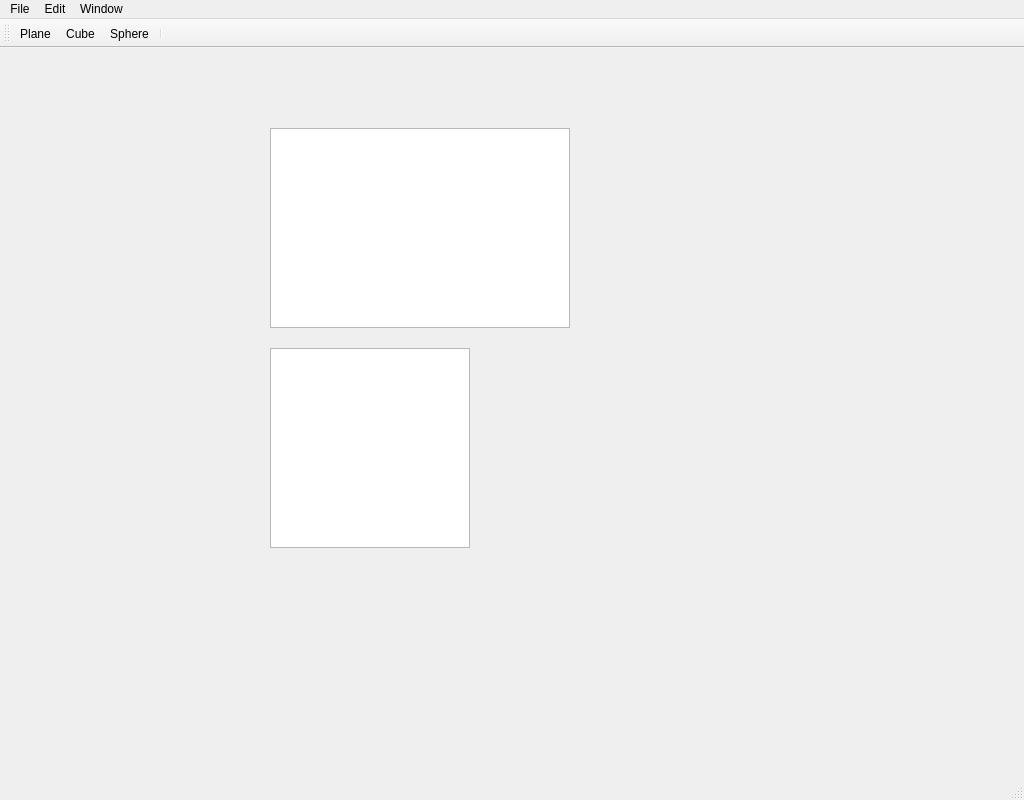
<?xml version="1.0" encoding="UTF-8"?>
<ui version="4.0">
 <class>MaterialEdit</class>
 <widget class="QMainWindow" name="MaterialEdit">
  <property name="geometry">
   <rect>
    <x>0</x>
    <y>0</y>
    <width>1024</width>
    <height>800</height>
   </rect>
  </property>
  <property name="windowTitle">
   <string>Material Editor</string>
  </property>
  <widget class="QToolWindowManager" name="centralwidget">
   <widget class="PropertyEditor" name="treeView">
    <property name="geometry">
     <rect>
      <x>270</x>
      <y>80</y>
      <width>300</width>
      <height>200</height>
     </rect>
    </property>
    <property name="minimumSize">
     <size>
      <width>300</width>
      <height>200</height>
     </size>
    </property>
   </widget>
   <widget class="ComponentBrowser" name="components" native="true">
    <property name="geometry">
     <rect>
      <x>40</x>
      <y>300</y>
      <width>200</width>
      <height>200</height>
     </rect>
    </property>
    <property name="minimumSize">
     <size>
      <width>200</width>
      <height>200</height>
     </size>
    </property>
   </widget>
   <widget class="QTextEdit" name="textEdit">
    <property name="geometry">
     <rect>
      <x>270</x>
      <y>300</y>
      <width>200</width>
      <height>200</height>
     </rect>
    </property>
    <property name="minimumSize">
     <size>
      <width>200</width>
      <height>200</height>
     </size>
    </property>
   </widget>
   <widget class="SchemeEditor" name="schemeWidget" native="true">
    <property name="geometry">
     <rect>
      <x>20</x>
      <y>80</y>
      <width>231</width>
      <height>191</height>
     </rect>
    </property>
   </widget>
  </widget>
  <widget class="QMenuBar" name="menubar">
   <property name="geometry">
    <rect>
     <x>0</x>
     <y>0</y>
     <width>1024</width>
     <height>21</height>
    </rect>
   </property>
   <widget class="QMenu" name="menuEdit">
    <property name="title">
     <string>Edit</string>
    </property>
    <addaction name="actionPlane"/>
    <addaction name="actionCube"/>
    <addaction name="actionSphere"/>
   </widget>
   <widget class="QMenu" name="menuWindow">
    <property name="title">
     <string>Window</string>
    </property>
   </widget>
   <widget class="QMenu" name="menuFile">
    <property name="title">
     <string>File</string>
    </property>
    <addaction name="actionSave"/>
   </widget>
   <addaction name="menuFile"/>
   <addaction name="menuEdit"/>
   <addaction name="menuWindow"/>
  </widget>
  <widget class="QStatusBar" name="statusbar"/>
  <widget class="QToolBar" name="toolBar">
   <property name="windowTitle">
    <string>toolBar</string>
   </property>
   <property name="iconSize">
    <size>
     <width>32</width>
     <height>32</height>
    </size>
   </property>
   <attribute name="toolBarArea">
    <enum>TopToolBarArea</enum>
   </attribute>
   <attribute name="toolBarBreak">
    <bool>false</bool>
   </attribute>
   <addaction name="actionPlane"/>
   <addaction name="actionCube"/>
   <addaction name="actionSphere"/>
   <addaction name="separator"/>
  </widget>
  <action name="actionPlane">
   <property name="text">
    <string>Plane</string>
   </property>
  </action>
  <action name="actionCube">
   <property name="text">
    <string>Cube</string>
   </property>
  </action>
  <action name="actionSphere">
   <property name="text">
    <string>Sphere</string>
   </property>
  </action>
  <action name="actionSave">
   <property name="text">
    <string>Save</string>
   </property>
   <property name="shortcut">
    <string>Ctrl+S</string>
   </property>
  </action>
 </widget>
 <customwidgets>
  <customwidget>
   <class>PropertyEditor</class>
   <extends>QTreeView</extends>
   <header>editors/propertyedit/propertyeditor.h</header>
  </customwidget>
  <customwidget>
   <class>QToolWindowManager</class>
   <extends>QWidget</extends>
   <header>managers/toolwindowmanager/qtoolwindowmanager.h</header>
   <container>1</container>
  </customwidget>
  <customwidget>
   <class>ComponentBrowser</class>
   <extends>QWidget</extends>
   <header>editors/componentbrowser/componentbrowser.h</header>
   <container>1</container>
  </customwidget>
  <customwidget>
   <class>SchemeEditor</class>
   <extends>QWidget</extends>
   <header>editors/scemeeditor/schemeeditor.h</header>
   <container>1</container>
  </customwidget>
 </customwidgets>
 <resources/>
 <connections/>
</ui>
